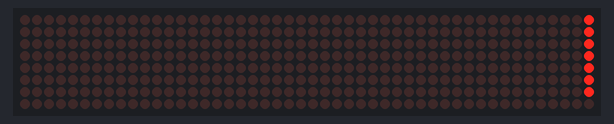
This sketch was run on a simulated Arduino Uno, built with avr-gcc and run on an emulated ATmega328P. On the bench: 48×8 LED matrix.

Above: at 0.05 s.
At 1.22 s:
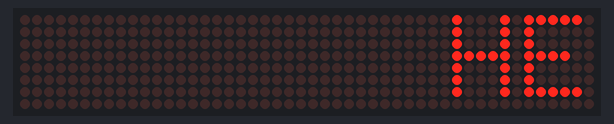
At 2.52 s:
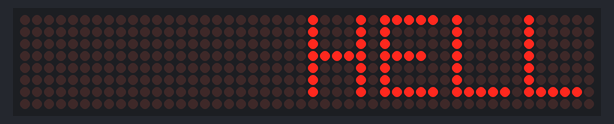
At 4.05 s:
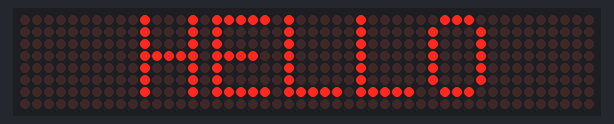
At 5.7 s:
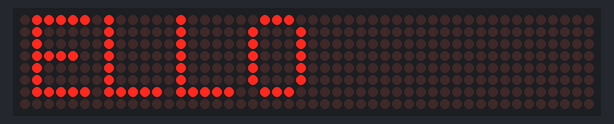
At 8.9 s:
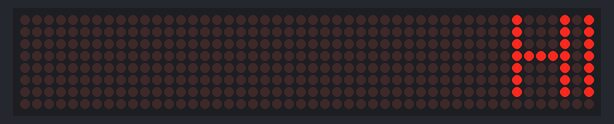

The sketch:

MAX720.ino
```cpp
#include <SPI.h>
#include <Adafruit_GFX.h>
#include <Max72xxPanel.h>

int pinCS = 9;
int numberOfHorizontalDisplays = 6; // теперь у нас по-горизонтали 6 матриц
int numberOfVerticalDisplays = 1; // а по-вертикали, по-прежнему, одна

Max72xxPanel matrix = Max72xxPanel(pinCS, numberOfHorizontalDisplays, numberOfVerticalDisplays);

String tape = "HELLO"; // текст, который будет плыть
int wait = 100; // время между крайними перемещениями букв

int spacer = 1; // расстояние между буквами
int width = 5 + spacer; // размер шрифта
int brightness = 0; // яркость от 0 до 15

void setup() {
    matrix.setIntensity(brightness); // яркость
}

void loop() {
    for ( int i = 0 ; i < width * tape.length() + matrix.width() - 1 - spacer; i++ ) {
        matrix.fillScreen(LOW);

        int letter = i / width;
        int x = (matrix.width() - 1) - i % width;
        int y = (matrix.height() - 8) / 2; // center the text vertically

        while ( x + width - spacer >= 0 && letter >= 0 ) {
            if ( letter < tape.length() ) {
                matrix.drawChar(x, y, tape[letter], HIGH, LOW, 1);
            }
            letter--;
            x -= width;
        }

        matrix.write();
        delay(wait);
    }
}
```

Measured:
- by itself, everything shown: repeats every 8.2 s, in 76 steps
